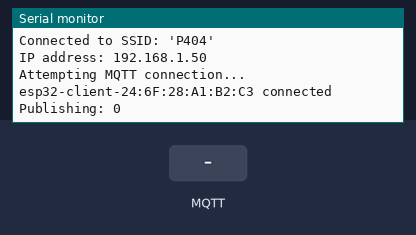
A program run on a simulated ESP32. Shown: the last lines printed to the serial monitor. The inputs (shaded band) are chosen by the test bench. WiFi joins after 1.5 s; servers stay silent unless stated; no MQTT or app messages arrive unless stated.

Above: at 2.7 s.
2.8 s: MQTT message "1" arrives on the first subscribed topic
At 3.4 s:
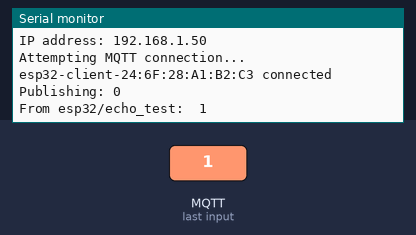
4.3 s: MQTT message "on" arrives on the first subscribed topic
At 4.47 s:
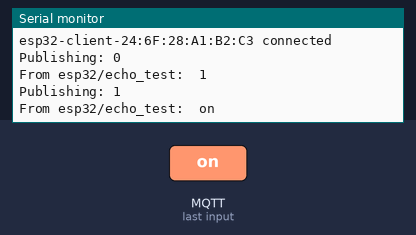
5.8 s: MQTT message "off" arrives on the first subscribed topic
At 6.4 s:
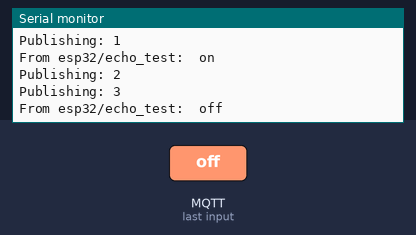
Timing chart, 0 to 8.8 s (numbered marks = the images above; inputs shaded):
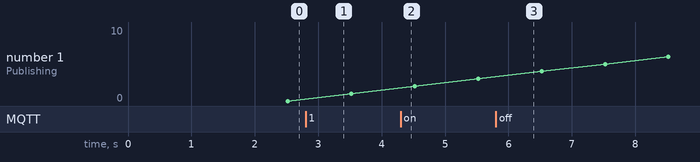

The program:

main.cpp
```cpp
#include <Arduino.h>

#include "secrets/wifi.h"
#include "wifi_connect.h"
#include <WiFiClientSecure.h>
#include "ca_cert.h"

#include "secrets/mqtt.h"
#include <PubSubClient.h>

#include <Ticker.h>

namespace
{
    const char *ssid = WiFiSecrets::ssid;
    const char *password = WiFiSecrets::pass;
    const char *echo_topic = "esp32/echo_test";
    unsigned int publish_count = 0;
    uint16_t keepAlive = 15;    // seconds (default is 15)
    uint16_t socketTimeout = 5; // seconds (default is 15)
}

WiFiClientSecure tlsClient;
PubSubClient mqttClient(tlsClient);

Ticker mqttPulishTicker;

void mqttPublish()
{
    Serial.print("Publishing: ");
    Serial.println(publish_count);
    mqttClient.publish(echo_topic, String(publish_count).c_str(), false);
    publish_count++;
}

void mqttCallback(char *topic, byte *payload, unsigned int length)
{
    Serial.printf("From %s:  ", topic);
    for (int i = 0; i < length; i++)
    {
        Serial.print((char)payload[i]);
    }
    Serial.println();
}

void mqttReconnect()
{
    while (!mqttClient.connected())
    {
        Serial.println("Attempting MQTT connection...");
        String client_id = "esp32-client-";
        client_id += String(WiFi.macAddress());
        if (mqttClient.connect(client_id.c_str(), MQTT::username, MQTT::password))
        {
            Serial.print(client_id);
            Serial.println(" connected");
            mqttClient.subscribe(echo_topic);
        }
        else
        {
            Serial.print("MTTT connect failed, rc=");
            Serial.print(mqttClient.state());
            Serial.println(" try again in 1 seconds");
            delay(1000);
        }
    }
}

void setup()
{
    Serial.begin(115200);
    delay(10);
    setup_wifi(ssid, password);
    tlsClient.setCACert(ca_cert);

    // mqttClient.setKeepAlive(keepAlive); // To see how long mqttClient detects the TCP connection is lost
    // mqttClient.setSocketTimeout(socketTimeout); // To see how long mqttClient detects the TCP connection is lost

    mqttClient.setCallback(mqttCallback);
    mqttClient.setServer(MQTT::broker, MQTT::port);
    mqttPulishTicker.attach(1, mqttPublish);
}

void loop()
{
    if (!mqttClient.connected())
    {
        mqttReconnect();
    }
    mqttClient.loop();
}
```

ca_cert.h
```cpp
const char* ca_cert = R"~~~(
-----BEGIN CERTIFICATE-----
MIIFazCCA1OgAwIBAgIRAIIQz7DSQONZRGPgu2OCiwAwDQYJKoZIhvcNAQELBQAw
TzELMAkGA1UEBhMCVVMxKTAnBgNVBAoTIEludGVybmV0IFNlY3VyaXR5IFJlc2Vh
cmNoIEdyb3VwMRUwEwYDVQQDEwxJU1JHIFJvb3QgWDEwHhcNMTUwNjA0MTEwNDM4
WhcNMzUwNjA0MTEwNDM4WjBPMQswCQYDVQQGEwJVUzEpMCcGA1UEChMgSW50ZXJu
ZXQgU2VjdXJpdHkgUmVzZWFyY2ggR3JvdXAxFTATBgNVBAMTDElTUkcgUm9vdCBY
MTCCAiIwDQYJKoZIhvcNAQEBBQADggIPADCCAgoCggIBAK3oJHP0FDfzm54rVygc
h77ct984kIxuPOZXoHj3dcKi/vVqbvYATyjb3miGbESTtrFj/RQSa78f0uoxmyF+
0TM8ukj13Xnfs7j/EvEhmkvBioZxaUpmZmyPfjxwv60pIgbz5MDmgK7iS4+3mX6U
A5/TR5d8mUgjU+g4rk8Kb4Mu0UlXjIB0ttov0DiNewNwIRt18jA8+o+u3dpjq+sW
T8KOEUt+zwvo/7V3LvSye0rgTBIlDHCNAymg4VMk7BPZ7hm/ELNKjD+Jo2FR3qyH
B5T0Y3HsLuJvW5iB4YlcNHlsdu87kGJ55tukmi8mxdAQ4Q7e2RCOFvu396j3x+UC
B5iPNgiV5+I3lg02dZ77DnKxHZu8A/lJBdiB3QW0KtZB6awBdpUKD9jf1b0SHzUv
KBds0pjBqAlkd25HN7rOrFleaJ1/ctaJxQZBKT5ZPt0m9STJEadao0xAH0ahmbWn
OlFuhjuefXKnEgV4We0+UXgVCwOPjdAvBbI+e0ocS3MFEvzG6uBQE3xDk3SzynTn
jh8BCNAw1FtxNrQHusEwMFxIt4I7mKZ9YIqioymCzLq9gwQbooMDQaHWBfEbwrbw
qHyGO0aoSCqI3Haadr8faqU9GY/rOPNk3sgrDQoo//fb4hVC1CLQJ13hef4Y53CI
rU7m2Ys6xt0nUW7/vGT1M0NPAgMBAAGjQjBAMA4GA1UdDwEB/wQEAwIBBjAPBgNV
HRMBAf8EBTADAQH/MB0GA1UdDgQWBBR5tFnme7bl5AFzgAiIyBpY9umbbjANBgkq
hkiG9w0BAQsFAAOCAgEAVR9YqbyyqFDQDLHYGmkgJykIrGF1XIpu+ILlaS/V9lZL
ubhzEFnTIZd+50xx+7LSYK05qAvqFyFWhfFQDlnrzuBZ6brJFe+GnY+EgPbk6ZGQ
3BebYhtF8GaV0nxvwuo77x/Py9auJ/GpsMiu/X1+mvoiBOv/2X/qkSsisRcOj/KK
NFtY2PwByVS5uCbMiogziUwthDyC3+6WVwW6LLv3xLfHTjuCvjHIInNzktHCgKQ5
ORAzI4JMPJ+GslWYHb4phowim57iaztXOoJwTdwJx4nLCgdNbOhdjsnvzqvHu7Ur
TkXWStAmzOVyyghqpZXjFaH3pO3JLF+l+/+sKAIuvtd7u+Nxe5AW0wdeRlN8NwdC
jNPElpzVmbUq4JUagEiuTDkHzsxHpFKVK7q4+63SM1N95R1NbdWhscdCb+ZAJzVc
oyi3B43njTOQ5yOf+1CceWxG1bQVs5ZufpsMljq4Ui0/1lvh+wjChP4kqKOJ2qxq
4RgqsahDYVvTH9w7jXbyLeiNdd8XM2w9U/t7y0Ff/9yi0GE44Za4rF2LN9d11TPA
mRGunUHBcnWEvgJBQl9nJEiU0Zsnvgc/ubhPgXRR4Xq37Z0j4r7g1SgEEzwxA57d
emyPxgcYxn/eR44/KJ4EBs+lVDR3veyJm+kXQ99b21/+jh5Xos1AnX5iItreGCc=
-----END CERTIFICATE-----
)~~~";
```

mqtt.h
```cpp
namespace MQTT
{
    const char *username = "TuanPhong";
    const char *password = "Pp@0869037660";
    const char *broker = "48a113f51f254502a6fc327abf6fe6a5.s1.eu.hivemq.cloud";
    uint16_t port = 8883;
}
```

wifi.h
```cpp
namespace WiFiSecrets
{
    const char *ssid = "P404";
    const char *pass = "66668888404";
    const char *echo_topic = "esp32/echo_test";
    unsigned int publish_count = 0;
    uint16_t keepAlive = 15;
    uint16_t socketTimeout = 5;
}
```

wifi_connect.h
```cpp
/***
 * generic `setup_wifi` utilities
 ***/

#pragma once
#include <Arduino.h>
#include <WiFi.h>
#include <WiFiMulti.h>

namespace WiFiConnect
{
    constexpr const char *ssid[]{"ssid1", "ssid2"};
    constexpr const char *pass[]{"pass1", "pass2"};
}

inline void setup_wifi_multi()
{ // https://github.com/espressif/arduino-esp32/blob/master/libraries/WiFi/examples/WiFiMulti/WiFiMulti.ino
    WiFiMulti wifiMulti;

    wifiMulti.addAP(WiFiConnect::ssid[0], WiFiConnect::pass[0]);
    wifiMulti.addAP(WiFiConnect::ssid[1], WiFiConnect::pass[1]);

    Serial.println("Connecting WiFi ...");
    if (wifiMulti.run() == WL_CONNECTED)
    {
        Serial.printf("Connected to SSID: '%s'\n", WiFi.SSID().c_str());
        Serial.print("IP address: ");
        Serial.println(WiFi.localIP());
        // Serial.printf("Auto Reconnect: %d", WiFi.getAutoReconnect()); // default: true
    }
}

inline void setup_wifi(const uint8_t AP_index = 1)
{
    delay(10);
    Serial.printf("Connecting to %s ", WiFiConnect::ssid[AP_index]);
    WiFi.begin(WiFiConnect::ssid[AP_index], WiFiConnect::pass[AP_index]);
    while (WiFi.status() != WL_CONNECTED)
    {
        delay(500);
        Serial.print(".");
    }
    Serial.printf("\nConnected to SSID: '%s'\n", WiFi.SSID().c_str());
    Serial.print("IP address: ");
    Serial.println(WiFi.localIP());
}

inline void setup_wifi(const char *SSID, const char *PASS)
{
    delay(10);
    Serial.printf("Connecting to %s ", SSID);
    WiFi.begin(SSID, PASS);
    while (WiFi.status() != WL_CONNECTED)
    { // ESP will hang there!!!
        delay(500);
        Serial.print(".");
    }
    Serial.printf("\nConnected to SSID: '%s'\n", WiFi.SSID().c_str());
    Serial.print("IP address: ");
    Serial.println(WiFi.localIP());
}
```

Measured:
- after the input at 2.8 s, the serial monitor: prints a new line at once (image 1)
- after the input at 4.3 s, the serial monitor: prints a new line at once (image 2)
- after the input at 5.8 s, the serial monitor: prints a new line at once (image 3)
